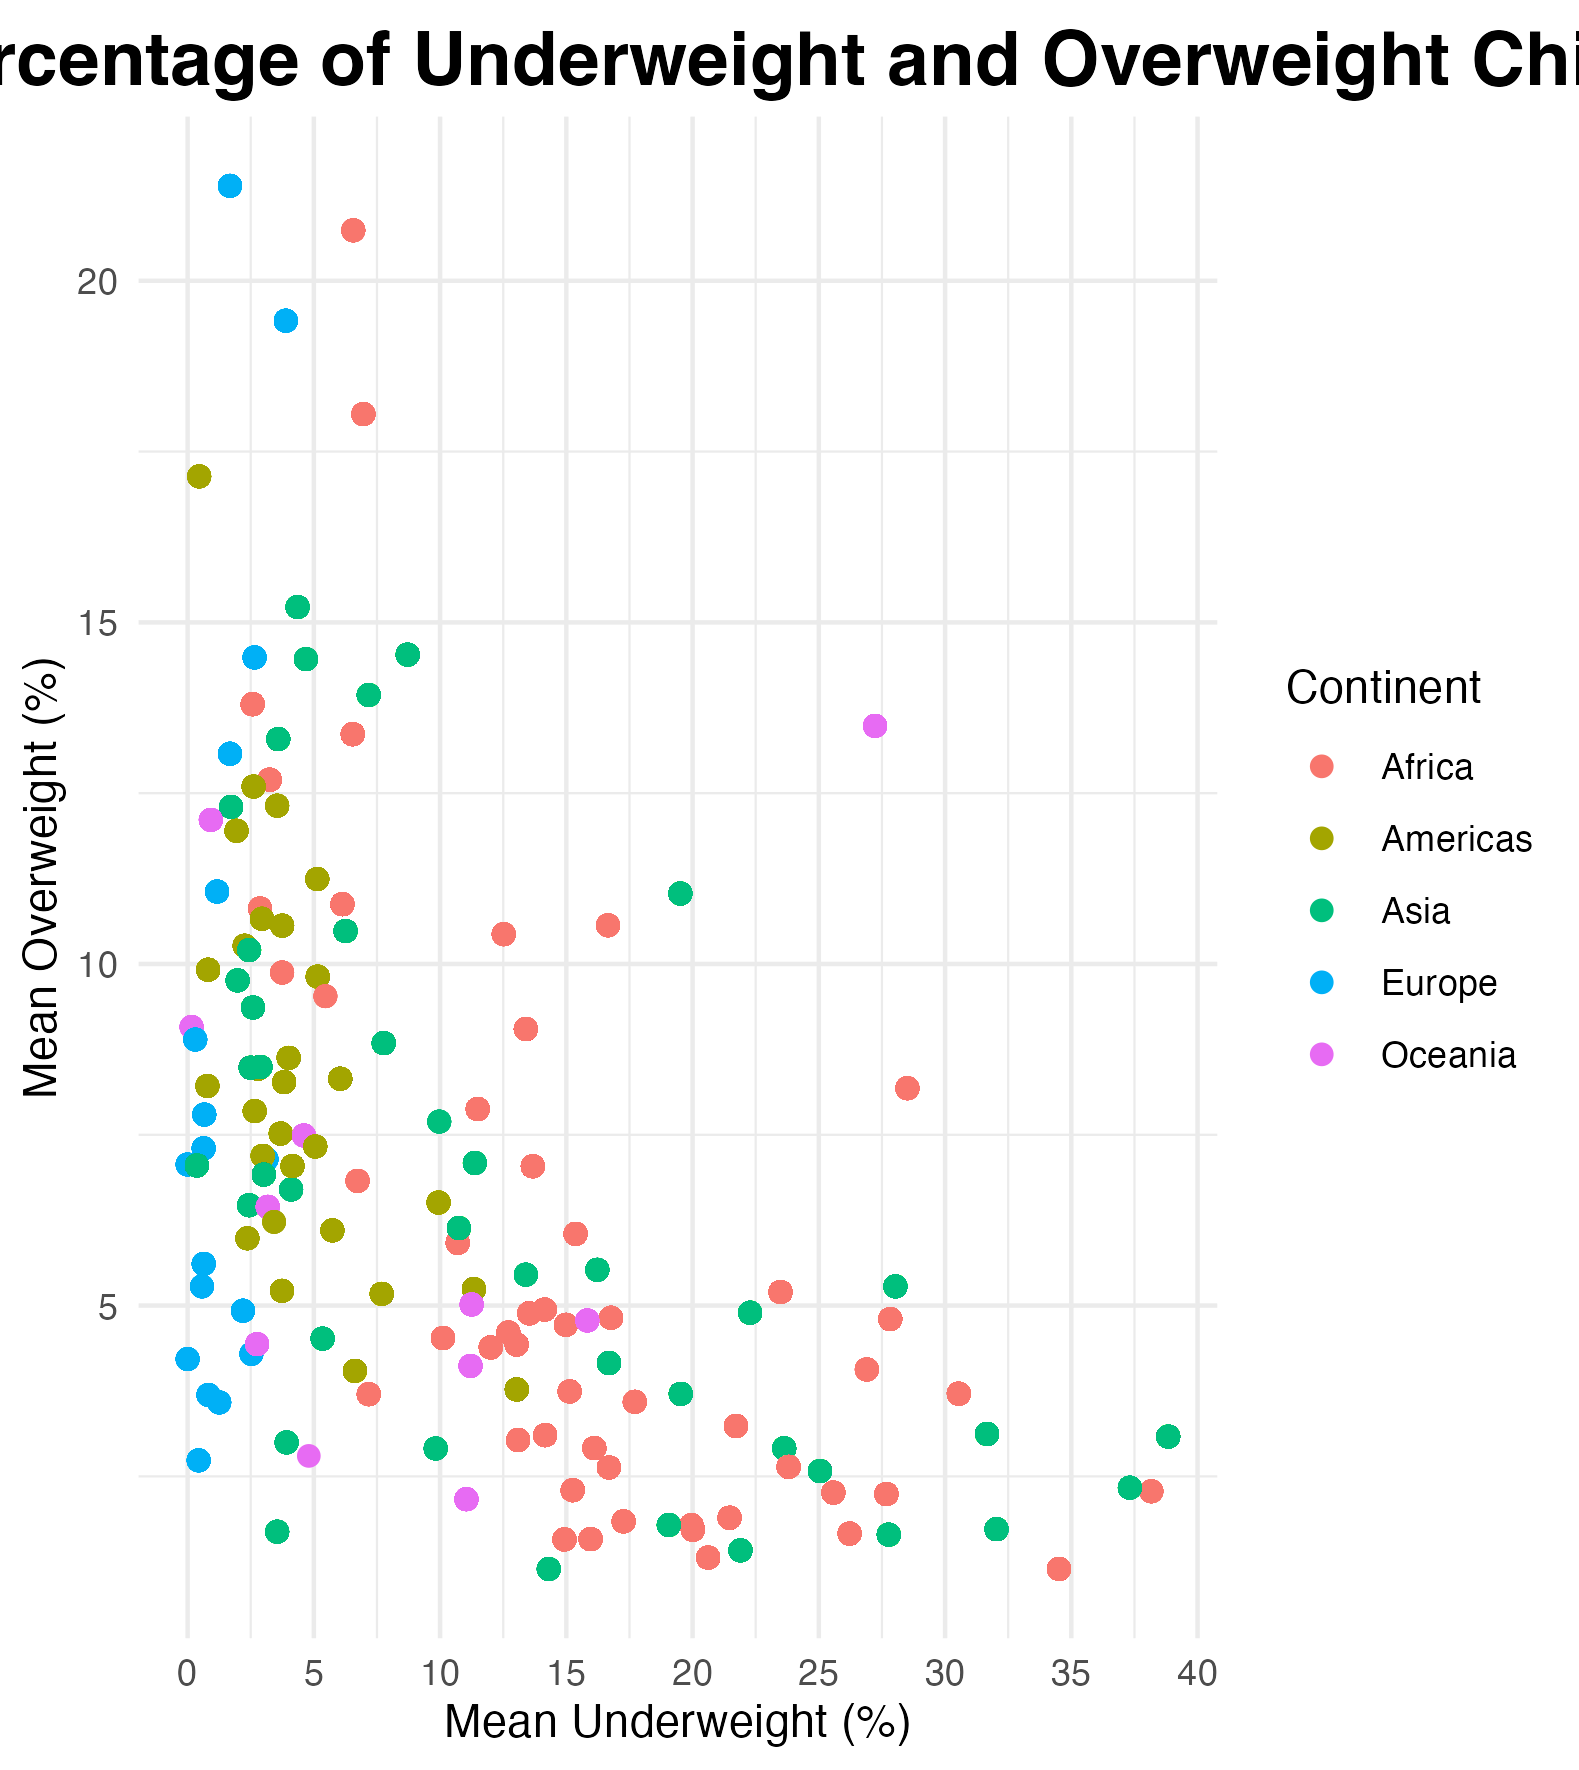

Write R code to recreate this figure.
library(readxl)
library(ggplot2)
library(dplyr)
library(countrycode)
library(class)

data <- as.data.frame(read_excel("dane_glod.xlsx"))

colnames(data) <- data[3,]
data <- data[-c(1:3), ]
data <-
  data %>% mutate(Continent = countrycode(
    `Country ISO-3 Code`,
    origin = "iso3c",
    destination = "continent"
  ))

processed_data <- data %>%
  mutate(
    `Underweight` = as.numeric(`Underweight`),
    `Overweight` = as.numeric(`Overweight`),
    `Median Year` = as.numeric(`Median Year`)
  ) %>%
  filter(`Median Year` > 2005) %>%
  group_by(`Country Short Name`) %>%
  reframe(
    `MeanUnderweight` = mean(`Underweight`, na.rm = TRUE),
    `MeanOverweight` = mean(`Overweight`, na.rm = TRUE),
    `Continent`
  ) %>% 
  select(`MeanUnderweight`, `MeanOverweight`, `Continent`)
processed_data <- na.omit(processed_data)

grid <- expand.grid(
  `MeanUnderweight` = seq(min(processed_data$MeanUnderweight), max(processed_data$MeanUnderweight), length.out = 100),
  `MeanOverweight` = seq(min(processed_data$MeanOverweight), max(processed_data$MeanOverweight), length.out = 100)
)
grid$Continent <- knn(train = processed_data[, c("MeanUnderweight", "MeanOverweight")], test = grid, cl = processed_data$Continent, k = 3)

plot_bmi <- ggplot() +
  geom_point(data=processed_data, aes(x = `MeanUnderweight`, y = `MeanOverweight`, color = `Continent`), size=2) +
  scale_y_continuous(breaks = seq(0, 40, by = 5)) +
  scale_x_continuous(breaks = seq(0, 40, by = 5)) +
  theme_minimal() +
  labs(
    x = "Mean Underweight (%)",
    y = "Mean Overweight (%)",
    title = "Average Percentage of Underweight and Overweight Children"
  ) +
  theme(
    plot.title = element_text(face = "bold", size = 18, hjust = 0.5, vjust = 0.5)
  )
  #+ geom_tile(data = grid, aes(x = `MeanUnderweight`, y = `MeanOverweight`, color=`Continent`), alpha=0.3)

ggsave("plot_bmi.png", plot = plot_bmi, dpi = 300)
